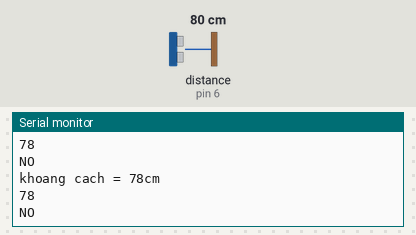
Bench run of a sketch on a simulated Arduino Uno, built with avr-gcc and run on an emulated ATmega328P. On the bench: the last lines printed to the serial monitor. Wiring (inferred from the names in the program): ultrasonic range finder: trigger pin 5; echo pin 6. Inputs (shaded band) come from the test bench; at power-on: distance to the obstacle (sensor on pin 6) 80 cm. The echo pulse lasts 58.3 µs per cm.

Above: at 2.8 s.
2.9 s: distance to the obstacle (sensor on pin 6) set to 12 cm
At 4.9 s:
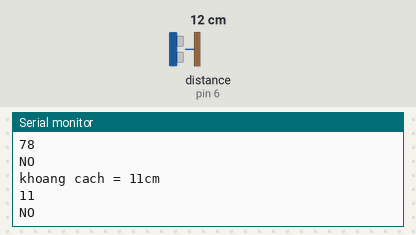
5.6 s: distance to the obstacle (sensor on pin 6) set to 9 cm
At 6.5 s:
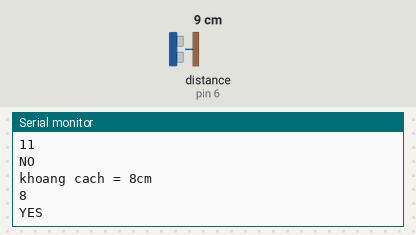
Timing chart, 0 to 8.6 s (numbered marks = the images above; inputs shaded):
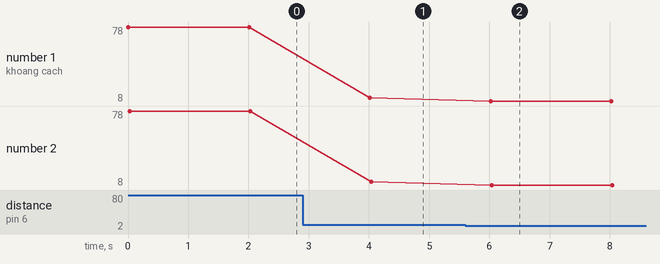

The sketch:

master.ino
```cpp
// MASTER
// AT+ROLE=1
// AT+CMODE=1
// AT+UART=9600,0,0
#include <SoftwareSerial.h>
#define LINE 2
#define triPin 5
#define echoPin 6
int duration;
int distance;
//Cổng D10 = TX = cam, D11 = RX = đỏ, 5V = xanh lá, GND = vàng, nhớ chuyển Both NL & CR
SoftwareSerial BTSerial(10, 11);
// Cổng trig ở D5, cổng echo ở D6.

void setup() {
  // put your setup code here, to run once:
  pinMode(LINE, INPUT);
  pinMode(triPin, OUTPUT);
  pinMode(echoPin, INPUT);

  Serial.begin(9600);
  BTSerial.begin(9600);
}

void loop() {
  // put your main code here, to run repeatedly:
  digitalWrite(triPin, LOW);
  delayMicroseconds(2);
  digitalWrite(triPin, HIGH);
  delayMicroseconds(10);
  digitalWrite(triPin, LOW);
  duration = pulseIn(echoPin, HIGH);
  distance = duration*0.034/2.0;
  Serial.print("khoang cach = ");
  Serial.print(distance);
  Serial.print("cm\n");

  String valueString = String(distance);
  const char* value = valueString.c_str();
  Serial.println(value);
  BTSerial.write(value);
  if (distance<10){
    Serial.println("YES");
    const char* val = String(1).c_str();
  }
  else{
    Serial.println("NO");
    const char* val = String(0).c_str();
  }
  delay(2000);
}
```

Measured:
- the behaviour switches between 11 and 10 cm on distance to the obstacle (sensor on pin 6) (found by bisection; images 1 and 2)
- after the input at 2.9 s, the serial monitor: prints a new line after 1.1 s (image 1)
- after the input at 5.6 s, the serial monitor: prints a new line after 0.42 s (image 2)
- plotted number 1: 78 → 11 after the input at 2.9 s, 11 → 8 after the input at 5.6 s
- plotted number 2: 78 → 11 after the input at 2.9 s, 11 → 8 after the input at 5.6 s
